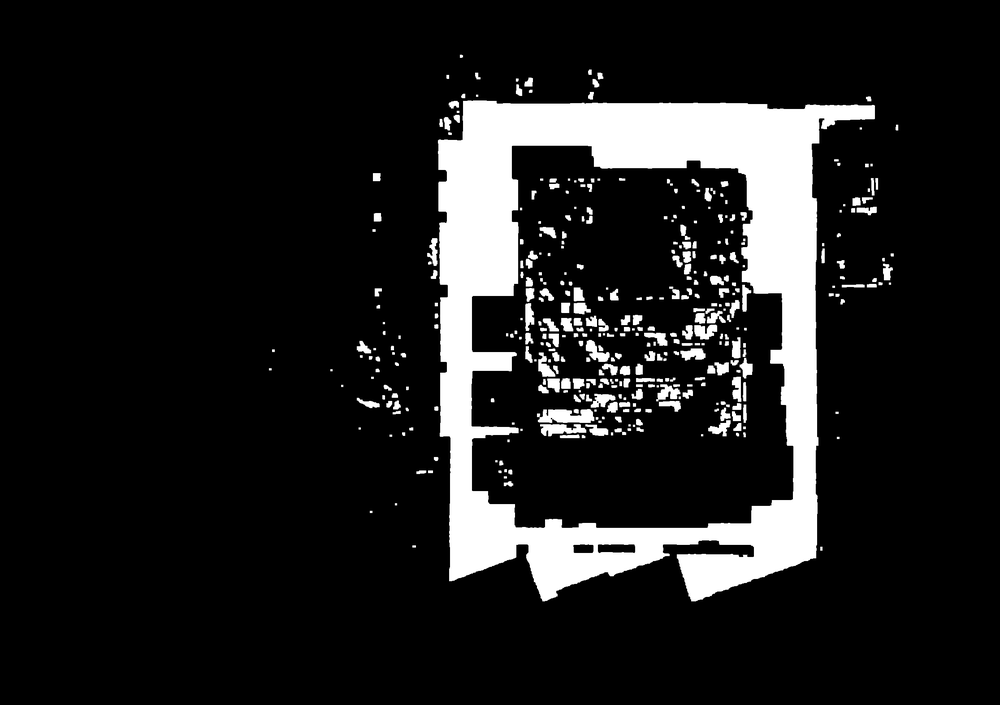
#> input picture img_process/INDOOR/process/0_draw_process.png, 1000 x 705 px, shrunk from 2231 x 1572 before the run, found by its file name
$ python open_process.py
#> lines starting #> are read from the running program, lines starting #| are printed output that depends on the picture; after the words box and inside, x2 and y2 are one past the last pixel; in counts of white or black regions, pixels touching at a corner belong together
import cv2
import numpy as np

def keep_largest_white_and_clean_black(input_path, output_path, min_black_area=1000):
    """
    只保留最大的白色连通域，并去除内部微小的黑色噪点，保留大的黑色区块
    """
#> called with min_black_area = 1000
    # 1. 读取并二值化图片
    img = cv2.imread(input_path, cv2.IMREAD_GRAYSCALE)
#> img is the input picture: shape (705, 1000); min 0, max 255, mean 31.9
    if img is None:
        print("无法读取图片，请检查路径。")
        return
    _, binary = cv2.threshold(img, 127, 255, cv2.THRESH_BINARY)
#> binary: shape (705, 1000); 12.5% white; 393 white regions (226 under 20 px), largest, box (x1, y1, x2, y2) and area: (438, 100, 875, 601) 74223, (537, 409, 594, 423) 604, (540, 424, 586, 436) 367

    # 2. 核心逻辑一：只保留面积【最大】的白色连通域
    num_labels, labels, stats, centroids = cv2.connectedComponentsWithStats(binary, connectivity=8)
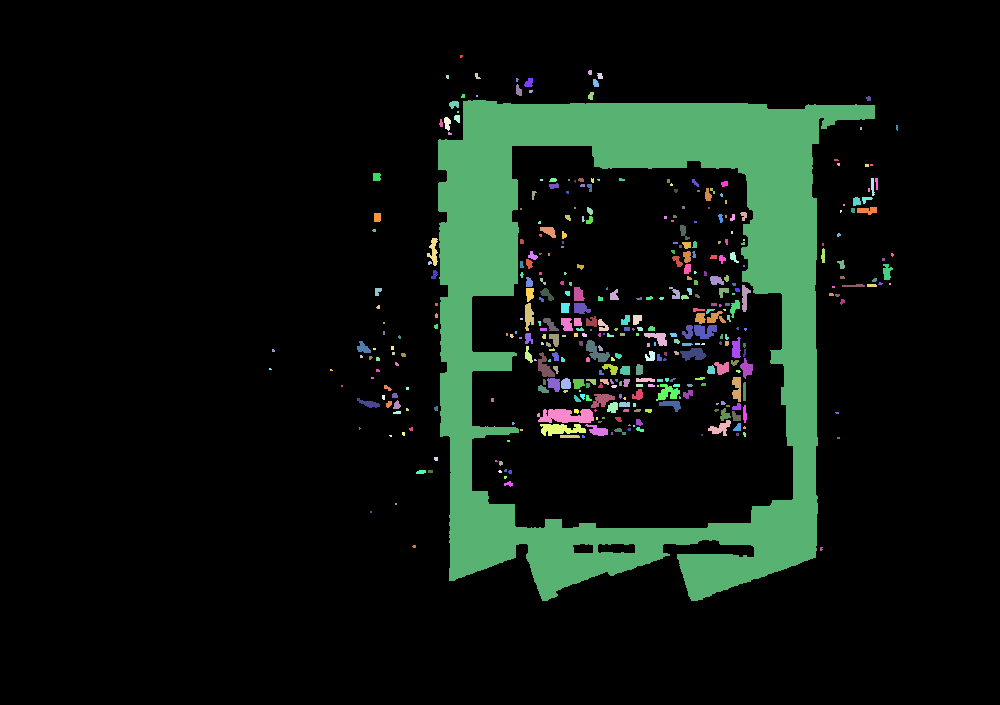
#> labels: shape (705, 1000) int32; 394 distinct labels, from 0 to 393; one colour per label, 0 black
#> num_labels = 394; stats = 394 rows, first 6: [0, 0, 1000, 705, 616827], [460, 55, 3, 3, 8], [588, 70, 4, 5, 18], [475, 73, 6, 6, 21], [597, 73, 6, 6, 29], [446, 75, 3, 4, 11]; centroids = 394 pairs, first value 269.8 to 896.5, second value 55.88 to 548.4

    clean_white = np.zeros_like(binary)
    if num_labels > 1:
        # stats 包含 [x, y, width, height, area]
        # 提取除背景(索引0)以外的所有白色连通域的面积
        areas = stats[1:, cv2.CC_STAT_AREA]
#> areas = 393 values, max 74223 at index 15, min 4 at index 12, mean 224.4
        # 找到面积最大的那一个连通域的索引 (注意索引要 +1)
        max_label = np.argmax(areas) + 1
#> max_label = 16

        # 只把这一个最大的白色主体画上去，其他全部抛弃
        clean_white[labels == max_label] = 255
    else:
        # 如果整张图全黑，直接返回
        clean_white = binary

    # 3. 核心逻辑二：清理白色主体内部的细小黑色噪点，保留您说的大块黑色区域
    # 反色：白变黑，黑变白
    binary_inv = cv2.bitwise_not(clean_white)
    num_labels_inv, labels_inv, stats_inv, _ = cv2.connectedComponentsWithStats(binary_inv, connectivity=8)

    clean_black_inv = np.zeros_like(binary)
    for i in range(1, num_labels_inv):
        # 这里的阈值设大一点(如1000)，过滤掉黑点，但保留图中大面积的黑洞
        if stats_inv[i, cv2.CC_STAT_AREA] >= min_black_area:
            clean_black_inv[labels_inv == i] = 255

    # 再反色回来，得到最终结果
    result = cv2.bitwise_not(clean_black_inv)

    # 4. 保存结果
    cv2.imwrite(output_path, result)
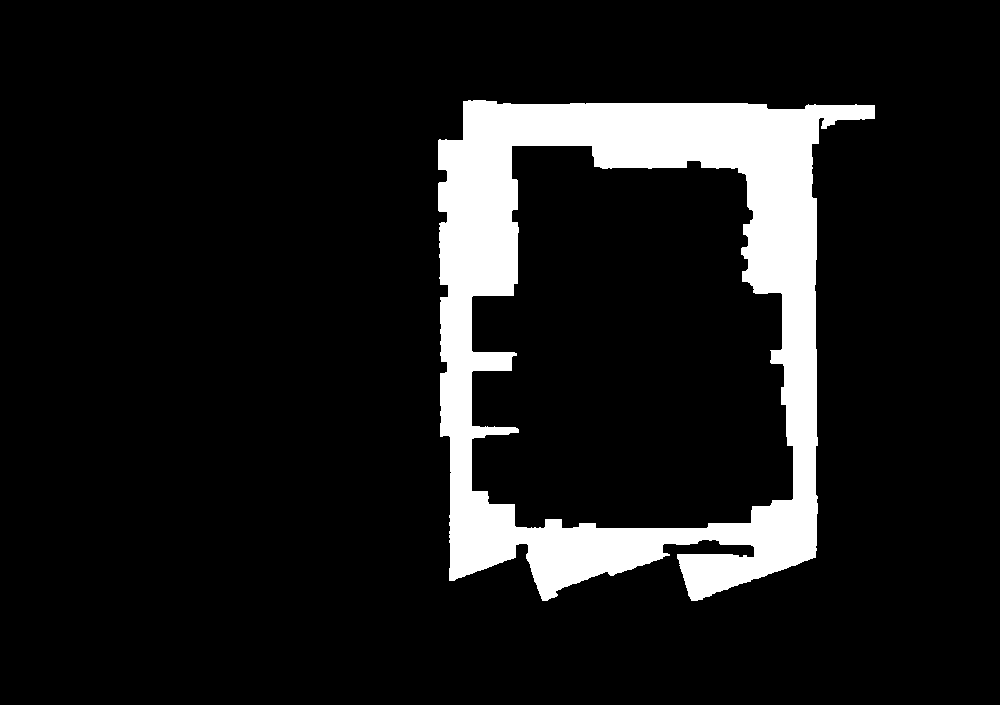
#> saved as 0_open_process.png: shape (705, 1000); 10.6% white; 1 white region, box (x1, y1, x2, y2) and area: (438, 100, 875, 601) 74687
    print(f"处理完成，结果已保存至: {output_path}")

# --- 路径设置区域 ---
input_image_path = '/home/yehuo/topological_map/img_process/INDOOR/process/0_draw_process.png'
output_image_path = '/home/yehuo/topological_map/img_process/INDOOR/process/0_open_process.png'

# 调用函数 (min_black_area 设为 1000 左右，足以过滤黑色碎点，同时保留中间大块的黑色空洞)
keep_largest_white_and_clean_black(input_image_path, output_image_path, min_black_area=1000)
